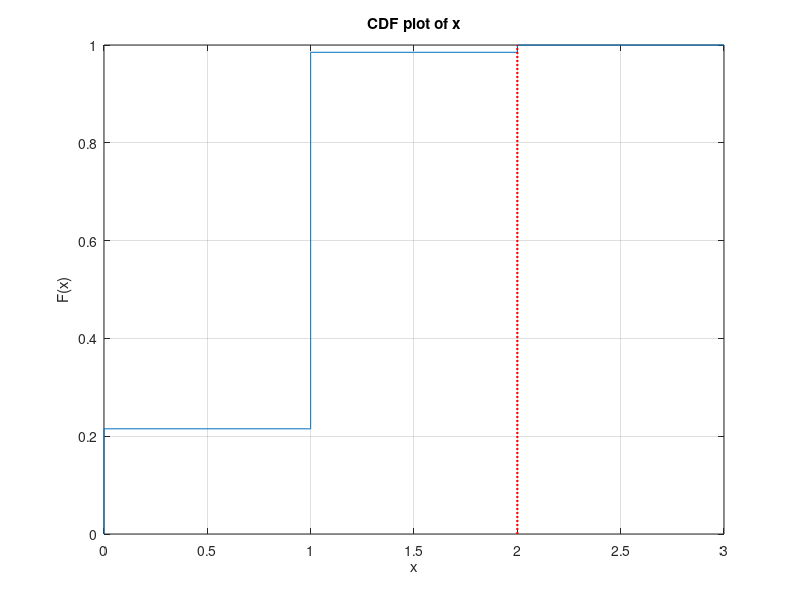

Reproduce this figure in MATLAB. (Note: this script raises an error after producing the figure.)
% This is a test script to see whether a simple Bernoulli process (implemented here
% over 101 steps and p = 0.05 yields the same outcome as bootstrapping from
% experimental trajectory data when sampling from an overall mean trajectory
% (i.e., under the null hypothesis) instead of from condition-specific mean
% trajectories.

n = 151; % length of bernoulli process
p = 0.01; % P(success) = alpha of t-test
nExps = 10000;% repetitions of Bernoulli process

longestSequences = [];
for curExp = 1:nExps

    expResults = rand(1,n)<p;

    % Find longest sequence of consecutive significant tests in this experiment
    lenHigh = 0; lenCur = 0;
    for i = 1:numel(expResults)
        if expResults(i) == 1
            lenCur = lenCur+1;
        end
        if i == numel(expResults) || expResults(i) == 0
            if lenCur > lenHigh
                lenHigh = lenCur;
            end
            lenCur = 0;
        end
    end
    longestSequences(curExp) = lenHigh;
    
end

seqAlpha = 0.01;
[cumFreq,seqLen] = ecdf(longestSequences);
sigThresh = seqLen(1-cumFreq < seqAlpha);    
sigThresh = sigThresh(1);

figure; cdfplot(longestSequences)
line([sigThresh sigThresh],[0 1],'linestyle',':','Color','r','linewidth',1.5)

figure; histogram(longestSequences)

